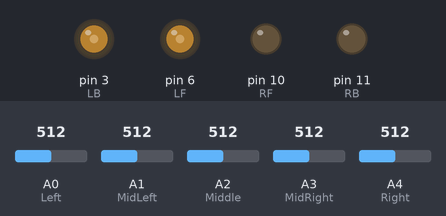
Recording of a sketch running on a simulated Arduino Uno, built with avr-gcc and run on an emulated ATmega328P. Parts: output pins drawn as LEDs (lit = HIGH). Inputs (shaded band) come from the test bench; at power-on: A0 (Left) = 512, A3 (MidRight) = 512, A4 (Right) = 512, A1 (MidLeft) = 512, A2 (Middle) = 512.

Above: at 1.2 s.
1.3 s: A0 (Left) set to 363
2.8 s: A0 (Left) set to 335
At 4.0 s:
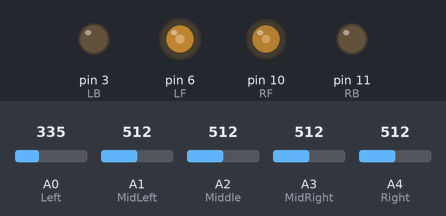
4.3 s: A3 (MidRight) set to 368
5.8 s: A3 (MidRight) set to 333
At 6.3 s:
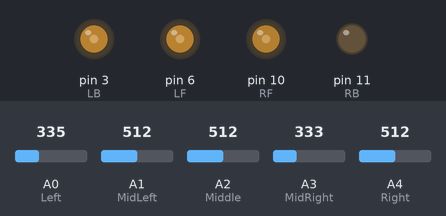
7.3 s: A4 (Right) set to 360
8.8 s: A4 (Right) set to 333
At 9.8 s:
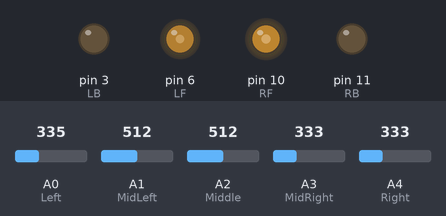
Timing chart, 0 to 11.3 s (numbered marks = the images above; inputs shaded):
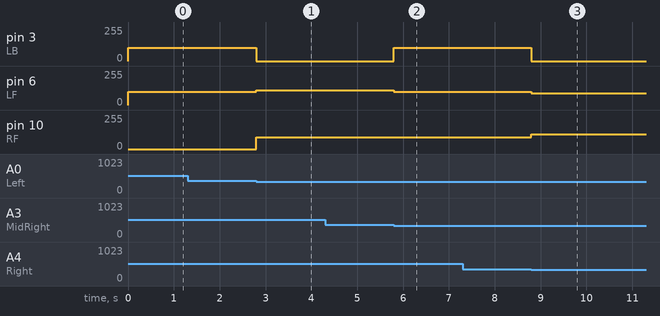

Measured:
- the behaviour switches between 351 and 350 on A0 (Left) (found by bisection; images 0 and 1)
- the behaviour switches between 351 and 350 on A3 (MidRight) (found by bisection; images 1 and 2)
- the behaviour switches between 351 and 350 on A4 (Right) (found by bisection; images 2 and 3)
- after the input at 1.3 s, every drawn part: stays the same
- after the input at 2.8 s, pin 3 (LB): 100/255 → 0/255 at once; pin 6 (LF): 100/255 → 110/255 at once; pin 10 (RF): 0/255 → 90/255 at once
- after the input at 4.3 s, every drawn part: stays the same
- after the input at 5.8 s, pin 3 (LB): 0/255 → 100/255 at once; pin 6 (LF): 110/255 → 100/255 at once
- after the input at 7.3 s, every drawn part: stays the same
- after the input at 8.8 s, pin 3 (LB): 100/255 → 0/255 at once; pin 6 (LF): 100/255 → 90/255 at once; pin 10 (RF): 90/255 → 110/255 at once

The sketch:

pidlfr.ino
```cpp
#include <PID_v1_bc.h>

class LineFollowerRobot {
private:
    // Motor
    int LF = 6; //Left-Front
    int LB = 3; //Left-Back
    int RF = 10; //Right-Front
    int RB = 11; //Right-Back
    // Sensor
    int Left = A0;
    int MidLeft = A1;
    int Middle = A2;
    int MidRight = A3;
    int Right = A4;
    //
    int outline = 0;
    int VarLeft;
    int VarMidLeft;
    int VarMiddle;
    int VarMidRight;
    int VarRight;
    int threshold = 350;
    int leftspeed;
    int rightspeed;
    int speedposito = 100;

    // PID Variables
    double Setpoint, Input, Output;
    int ten = 10;
    double Kp = 10, Ki = 0, Kd = 10;
    PID myPID;

public:
    LineFollowerRobot() : myPID(&Input, &Output, &Setpoint, Kp, Ki, Kd, DIRECT) {}

    void setup() {
        Serial.begin(9600);
        pinMode(Left, INPUT);
        pinMode(MidLeft, INPUT);
        pinMode(Middle, INPUT);
        pinMode(MidRight, INPUT);
        pinMode(Right, INPUT);
        pinMode(LF, OUTPUT);
        pinMode(LB, OUTPUT);
        pinMode(RF, OUTPUT);
        pinMode(RB, OUTPUT);
        Setpoint = 0;
        myPID.SetMode(AUTOMATIC);
        myPID.SetSampleTime(1);
        myPID.SetOutputLimits(-speedposito / 3, speedposito / 3);
    }

    int convert(int a, int b) {
        return (a > b) ? 0 : 1;
    }

    void readSensor() {
        VarLeft = convert(analogRead(Left), threshold);
        VarMidLeft = convert(analogRead(MidLeft), threshold);
        VarMiddle = convert(analogRead(Middle), threshold);
        VarMidRight = convert(analogRead(MidRight), threshold);
        VarRight = convert(analogRead(Right), threshold);
    }

    int error() {
        if (VarLeft == 1 && VarMidLeft == 1 && VarMiddle == 1 && VarMidRight == 1 && VarRight == 1) {
            return (outline > 0) ? 10 : -10;
        } else {
            int result = ((VarLeft * (-4)) + (VarMidLeft * (-2)) + (VarMiddle * 0) + (VarMidRight * 2) + (VarRight * 4)) / (5 - (VarLeft + VarMidLeft + VarMiddle + VarMidRight + VarRight));
            return result;
        }
    }

    void robotRun() {
        Input = error();
        outline = Input;
        if (Input == 0) {
            analogWrite(LF, speedposito);
            analogWrite(LB, speedposito);
        } else if (Input == 10 || Input == -10) {
            if (Input == 10) {
                analogWrite(LF, 0);
                analogWrite(RB, 0);
                analogWrite(LB, speedposito / 2);
                analogWrite(RF, speedposito);
            } else {
                analogWrite(LB, 0);
                analogWrite(RF, 0);
                analogWrite(LF, speedposito);
                analogWrite(RB, speedposito / 2);
            }
        } else {
            myPID.Compute();
            leftspeed = speedposito + Output;
            rightspeed = speedposito - Output;
            leftspeed = constrain(leftspeed, 0, 255);
            rightspeed = constrain(rightspeed, 0, 255);
            analogWrite(LF, leftspeed);
            analogWrite(LB, 0);
            analogWrite(RF, rightspeed);
            analogWrite(RB, 0);
        }
    }

    void loop() {
        readSensor();
        robotRun();
    }
};

LineFollowerRobot myRobot;

void setup() {
    myRobot.setup();
}

void loop() {
    myRobot.loop();
}
```
